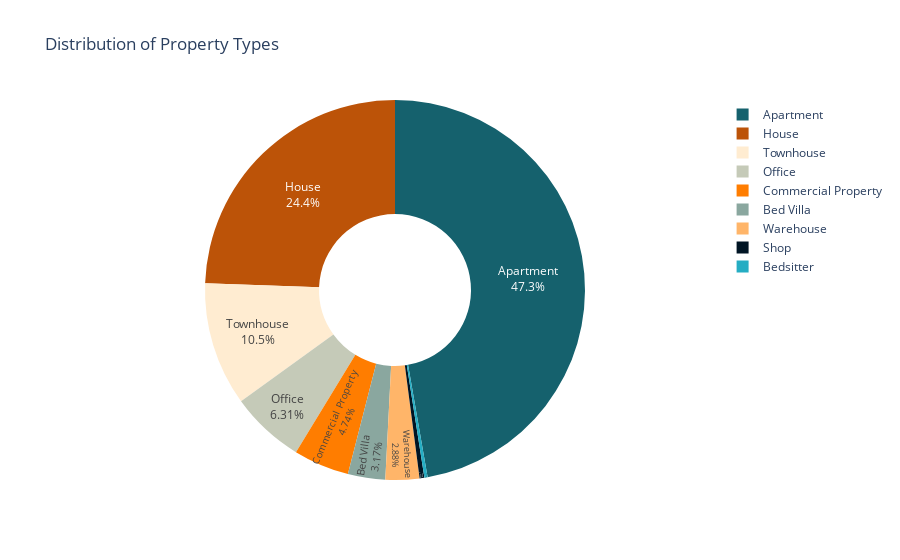

Notebook code for this chart:
### Code cell
import plotly.express as px

# Your color codes
colors = ['#15616D','#BC5308', '#FFECD1', '#C5CAB8', '#FF7D00', '#8AA79F', '#FFB569',  '#001524']

Property_type_counts = df['Property_Type'].value_counts().reset_index()
Property_type_counts.columns = ['Property_Type', 'Count']

fig = px.pie(Property_type_counts, values='Count', names='Property_Type',
             title='Distribution of Property Types', hole=0.4, color_discrete_sequence=colors)

fig.update_traces(textposition='inside', textinfo='percent+label')

fig.show()

### Figure 1 — Plotly figure (JSON) as saved in the notebook; plotly's stock layout.template omitted (floating-point values rounded to 4 significant figures)
{"data": [{"domain": {"x": [0, 1], "y": [0, 1]}, "hole": 0.4, "hovertemplate": "Property_Type=%{label}<br>Count=%{value}<extra></extra>", "labels": ["Apartment", "House", "Townhouse", "Office", "Commercial Property", "Bed Villa", "Warehouse", "Shop", "Bedsitter"], "legendgroup": "", "name": "", "showlegend": true, "textinfo": "percent+label", "textposition": "inside", "type": "pie", "values": [2442, 1263, 544, 326, 245, 164, 149, 21, 14]}], "layout": {"legend": {"tracegroupgap": 0}, "piecolorway": ["#15616D", "#BC5308", "#FFECD1", "#C5CAB8", "#FF7D00", "#8AA79F", "#FFB569", "#001524"], "title": {"text": "Distribution of Property Types"}}}
